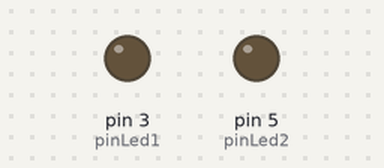
A sketch run on a simulated Arduino Uno, built with avr-gcc and run on an emulated ATmega328P. Shown: output pins drawn as LEDs (lit = HIGH).

Above: at 0.05 s.
At 1.3 s:
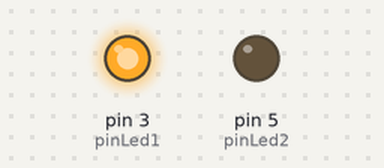
At 2.6 s:
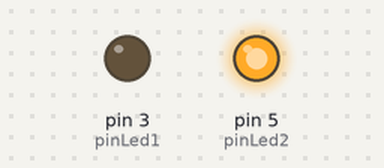
Timing chart, 0 to 6.0 s (numbered marks = the images above):
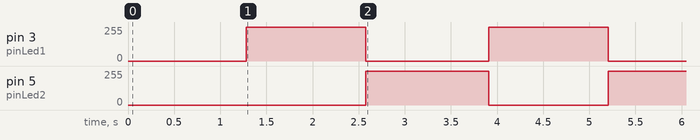

Measured:
- by itself, pin 3 (pinLed1), pin 5 (pinLed2): alternates 255/255 for 1.3 s and 0/255 for 1.3 s

The sketch:

Grove_LED_Alessia.ino
```cpp
/*
Author: Alessia Capancioni :)
Program: accensione di un led con effetto fading
*/

const int pinLed1 = 3;
const int pinLed2 = 5;
const int breath = 5;
const int delay1 = 10;
const int delay2 = 50;
const int maxIntensity = 255;

void setup()
{
 pinMode(pinLed1 , OUTPUT);
 pinMode(pinLed2 , OUTPUT);
}

void loop()
{
 for(int i=0 ; i<=maxIntensity ; i++)
 {
   analogWrite(pinLed1 , i);
   analogWrite(pinLed2 , maxIntensity-i);
   delay (breath);
 }
 delay (delay1);

 for(int i=maxIntensity ; i>=0 ; i--)
 {
   analogWrite(pinLed1 , i);
   analogWrite(pinLed2 , maxIntensity-i);
   delay (breath);
 }
 delay (delay2);
}
```
